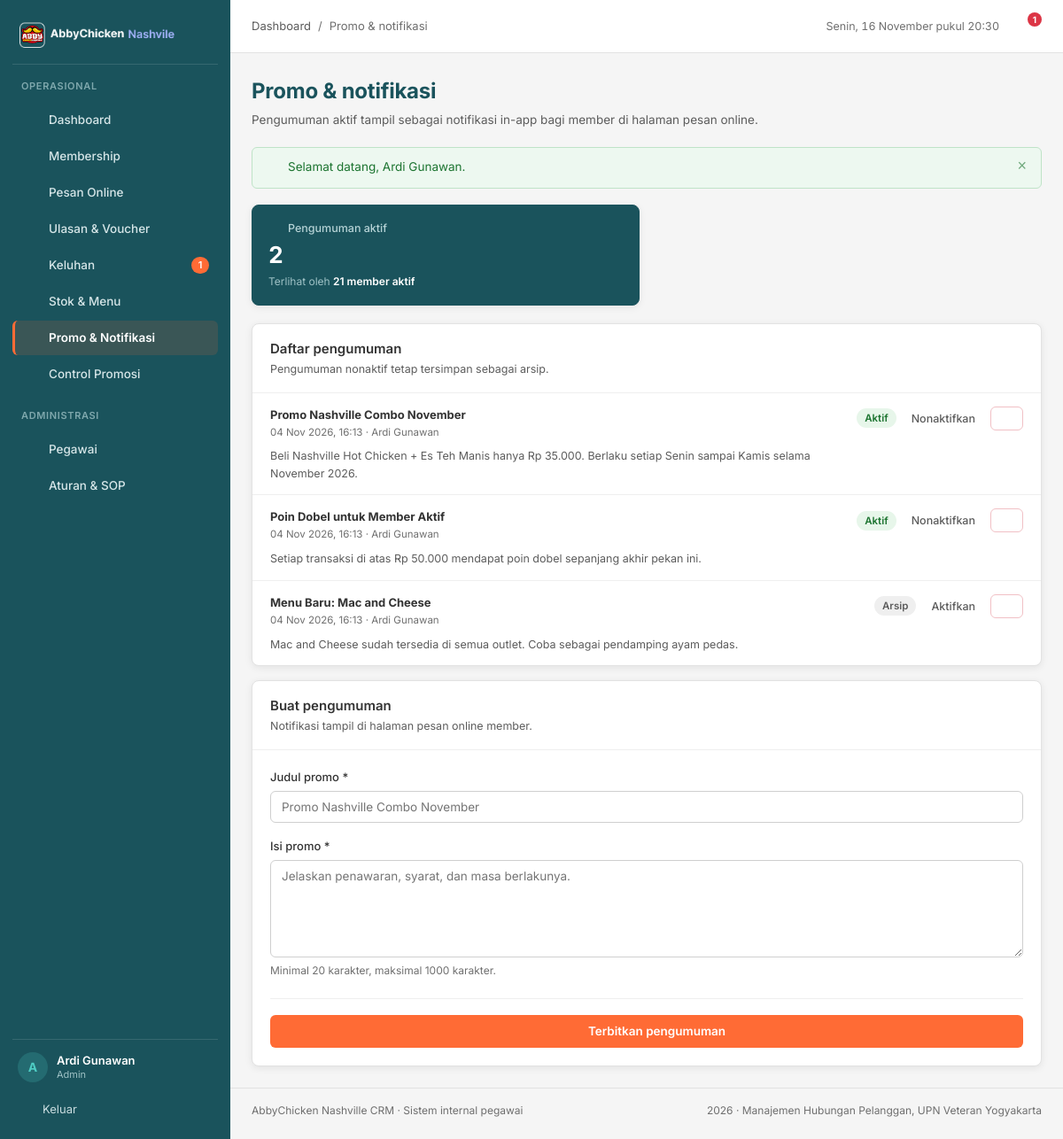
Page /pages/promo/index.php (signed in) on the committed database.
### tables this page shows
CREATE TABLE `pengumuman` (
  `pengumuman_id` int(11) NOT NULL AUTO_INCREMENT,
  `pegawai_id` int(11) DEFAULT NULL,
  `judul` varchar(150) NOT NULL,
  `isi` text NOT NULL,
  `aktif` tinyint(1) NOT NULL DEFAULT 1,
  `created_at` timestamp NOT NULL DEFAULT current_timestamp(),
  PRIMARY KEY (`pengumuman_id`),
  KEY `idx_pengumuman_aktif` (`aktif`,`created_at`),
  KEY `fk_pengumuman_pegawai` (`pegawai_id`),
  CONSTRAINT `fk_pengumuman_pegawai` FOREIGN KEY (`pegawai_id`) REFERENCES `pegawai` (`pegawai_id`) ON DELETE SET NULL
);

CREATE TABLE `pegawai` (
  `pegawai_id` int(11) NOT NULL AUTO_INCREMENT,
  `email` varchar(100) NOT NULL,
  `password` varchar(255) NOT NULL,
  `nama` varchar(100) NOT NULL,
  `role` enum('Admin','Kasir','PIC Keluhan','Pimpinan') NOT NULL,
  `alamat` text DEFAULT NULL,
  `no_telp` varchar(15) DEFAULT NULL,
  `created_at` timestamp NOT NULL DEFAULT current_timestamp(),
  PRIMARY KEY (`pegawai_id`),
  UNIQUE KEY `uq_pegawai_email` (`email`),
  KEY `idx_pegawai_role` (`role`)
);

### pages/promo/index.php (the view, shortened to what this page needs)
<?php
require_once __DIR__ . '/../../config/database.php';
$error = [];
$data  = ['judul' => '', 'isi' => ''];
$daftar = mysqli_query($conn, "SELECT p.*, pg.nama AS penulis
    FROM pengumuman p LEFT JOIN pegawai pg ON pg.pegawai_id = p.pegawai_id
    ORDER BY p.aktif DESC, p.created_at DESC");
$total_aktif = (int) (mysqli_fetch_assoc(mysqli_query($conn, 'SELECT COUNT(*) n FROM pengumuman WHERE aktif = 1'))['n'] ?? 0);
$member_aktif = (int) (mysqli_fetch_assoc(mysqli_query($conn, "SELECT COUNT(*) n FROM member WHERE member_status = 'aktif'"))['n'] ?? 0);
require_once __DIR__ . '/../../includes/header.php';
?>
<section class="kpi-grid">
  <article class="kpi kpi--accent">
    <p class="kpi__label"><?= icon('bell', 15) ?> Pengumuman aktif</p>
    <p class="kpi__value"><?= $total_aktif ?></p>
    <p class="kpi__meta">Terlihat oleh <strong><?= $member_aktif ?> member aktif</strong></p>
  </article>
</section>
<section class="detail-grid">
  <article class="card">
    <div class="card__head">
      <div>
        <h2>Daftar pengumuman</h2>
        <p>Pengumuman nonaktif tetap tersimpan sebagai arsip.</p>
      </div>
    </div>
    <?php if (mysqli_num_rows($daftar) === 0): ?>
      <div class="empty">
        <div class="empty__icon"><?= icon('bell', 20) ?></div>
        <h3>Belum ada pengumuman</h3>
        <p>Buat pengumuman promo pertama agar member mengetahui penawaran terbaru.</p>
      </div>
    <?php else: ?>
      <ul class="mini-list">
        <?php while ($p = mysqli_fetch_assoc($daftar)): ?>
          <li style="align-items:flex-start;padding:14px 20px">
            <span class="mini-list__name">
              <strong><?= e($p['judul']) ?></strong>
              <small style="margin-top:2px"><?= e(tanggal_id($p['created_at'], true)) ?> · <?= e($p['penulis'] ?? 'Sistem') ?></small>
              <span class="text-small mt-8" style="display:block;color:var(--gray-600)"><?= e(potong($p['isi'], 130)) ?></span>
            </span>
            <span class="btn-group" style="flex:none">
              <?php if ((int) $p['aktif'] === 1): ?>
                <span class="badge badge--success">Aktif</span>
              <?php else: ?>
                <span class="badge badge--neutral">Arsip</span>
              <?php endif; ?>
              <form class="inline-form" method="post" action="">
                <button class="btn btn--ghost btn--sm" type="submit"><?= (int) $p['aktif'] === 1 ? 'Nonaktifkan' : 'Aktifkan' ?></button>
              </form>
              <form class="inline-form" method="post" action="" data-confirm="Hapus pengumuman ini secara permanen?">
                <button class="btn btn--danger btn--sm" type="submit"><?= icon('trash', 15) ?></button>
              </form>
            </span>
          </li>
        <?php endwhile; ?>
      </ul>
    <?php endif; ?>
  </article>
  <form class="card" method="post" action="" novalidate>
    <div class="card__head">
      <div>
        <h2>Buat pengumuman</h2>
        <p>Notifikasi tampil di halaman pesan online member.</p>
      </div>
    </div>
    <div class="card__body">
      <div class="form-grid form-grid--1">
        <div class="field">
          <label for="judul">Judul promo <span aria-hidden="true">*</span></label>
          <input class="input<?= isset($error['judul']) ? ' is-invalid' : '' ?>" type="text" id="judul" name="judul"
                 value="<?= e($data['judul']) ?>" maxlength="150" placeholder="Promo Nashville Combo November" required>
        </div>
        <div class="field">
          <label for="isi">Isi promo <span aria-hidden="true">*</span></label>
          <textarea class="textarea<?= isset($error['isi']) ? ' is-invalid' : '' ?>" id="isi" name="isi" maxlength="1000"
                    placeholder="Jelaskan penawaran, syarat, dan masa berlakunya." required><?= e($data['isi']) ?></textarea>
          <?php if (isset($error['isi'])): ?>
            <span class="error"><?= e($error['isi']) ?></span>
          <?php else: ?>
            <span class="hint">Minimal 20 karakter, maksimal 1000 karakter.</span>
          <?php endif; ?>
        </div>
      </div>
      <div class="form-actions">
        <button class="btn btn--primary btn--block" type="submit"><?= icon('bell', 16) ?> Terbitkan pengumuman</button>
      </div>
    </div>
  </form>
</section>
<?php require_once __DIR__ . '/../../includes/footer.php'; ?>

### includes/functions.php (shortened to what this page needs)
<?php
function e($value)
{
    return htmlspecialchars((string) $value, ENT_QUOTES, 'UTF-8');
}
function tanggal_id($datetime, $dengan_jam = false)
{
    $bulan = [1 => 'Jan', 'Feb', 'Mar', 'Apr', 'Mei', 'Jun', 'Jul', 'Agu', 'Sep', 'Okt', 'Nov', 'Des'];
    $ts = strtotime($datetime);
    $teks = date('d', $ts) . ' ' . $bulan[(int) date('n', $ts)] . ' ' . date('Y', $ts);
    if ($dengan_jam) {
        $teks .= ', ' . date('H:i', $ts);
    }
    return $teks;
}
function icon($nama, $ukuran = 18)
{
    $isi = $path[$nama] ?? $path['dashboard'];
    return '<svg class="icon" width="' . (int) $ukuran . '" height="' . (int) $ukuran . '" viewBox="0 0 24 24" fill="none" '
        . 'stroke="currentColor" stroke-width="1.6" stroke-linecap="round" stroke-linejoin="round" aria-hidden="true">'
        . $isi . '</svg>';
}
function potong($teks, $batas = 90)
{
    $teks = trim((string) $teks);
    if (mb_strlen($teks) <= $batas) {
        return $teks;
    }
    return mb_substr($teks, 0, $batas - 1) . '…';
}

### rows in the picture
pengumuman: judul "Promo Nashville Combo November", created_at "04 Nov 2026, 16:13", pegawai.nama "Ardi Gunawan", isi "Beli Nashville Hot Chicken + Es Teh Manis hanya Rp 35.000. Berlaku setiap Senin sampai Kamis selama November 2026.", aktif "Aktif", $ukuran 15 (drawn)
pengumuman: judul "Poin Dobel untuk Member Aktif", created_at "04 Nov 2026, 16:13", pegawai.nama "Ardi Gunawan", isi "Setiap transaksi di atas Rp 50.000 mendapat poin dobel sepanjang akhir pekan ini.", aktif "Aktif", $ukuran 15 (drawn)
pengumuman: judul "Menu Baru: Mac and Cheese", created_at "04 Nov 2026, 16:13", pegawai.nama "Ardi Gunawan", isi "Mac and Cheese sudah tersedia di semua outlet. Coba sebagai pendamping ayam pedas.", aktif "Arsip", $ukuran 15 (drawn)

### other values in the picture
$item['label'] "Dashboard"
$item['label'] "Membership"
$item['label'] "Pesan Online"
$item['label'] "Ulasan & Voucher"
$item['label'] "Keluhan"
$tiket_terbuka "1"
$item['label'] "Stok & Menu"
$item['label'] "Promo & Notifikasi"
$item['label'] "Control Promosi"
$item['label'] "Pegawai"
$item['label'] "Aturan & SOP"
mb_substr($nama_pegawai, 0, 1) "A"
$nama_pegawai "Ardi Gunawan"
$role_pegawai "Admin"
$page_title "Promo & notifikasi"
